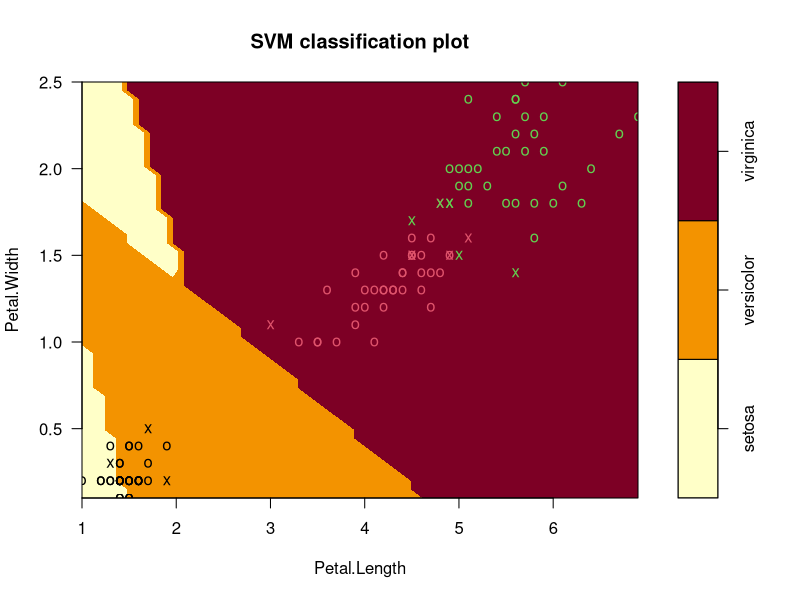

This chart was generated by the following R code: (Note: this script raises an error after producing the figure.)
library(e1071)
dataset <- as.data.frame(iris)
dataset
head(iris)
attach(iris)
library(caTools)
split <- sample.split(dataset$Species, SplitRatio = 0.75)

trainset <- subset(dataset, split == TRUE)
testset <- subset(dataset, split == FALSE)
trainset
testset
summary(trainset)
summary(testset)
dim(trainset)
dim(testset)
svmfit1 <- svm(Species~., data= trainset, kernel = "linear", cost = 10, scale = FALSE)
summary(svmfit1)
#Plotting the model
plot(svmfit1, data = trainset, Petal.Width~Petal.Length)

#Confusion Matrix
ypred1 <- predict(svmfit1, testset)
table(predict = ypred1, truth = testset$Species)

#Metrics
ConfusionMatrix(ypred1, testset$Species) #just a transpose of the matrix we obtained
Accuracy(ypred1, testset$Species)
Precision(ypred1, testset$Species)
Recall(ypred1, testset$Species)
F1_Score(ypred1, testset$Species)

#For radial kernel

svmfit2 <- svm(Species~., data= trainset, kernel = "radial", cost = 10, scale = FALSE)
summary(svmfit2)
#Plotting the model
plot(svmfit2, data = trainset, Petal.Width~Petal.Length)

#Confusion Matrix
ypred2 <- predict(svmfit2, testset)
table(predict = ypred2, truth = testset$Species)

#Metrics
ConfusionMatrix(ypred2, testset$Species) #just a transpose of the matrix we obtained
Accuracy(ypred2, testset$Species)
Precision(ypred2, testset$Species)
Recall(ypred2, testset$Species)
F1_Score(ypred2, testset$Species)


#For polynomial kernel

svmfit3 <- svm(Species~., data= trainset, kernel = "polynomial", cost = 10, scale = FALSE)
summary(svmfit3)
#Plotting the model
plot(svmfit3, data = trainset, Petal.Width~Petal.Length)

#Confusion Matrix
ypred3 <- predict(svmfit3, testset)
table(predict = ypred3, truth = testset$Species)

#Metrics
ConfusionMatrix(ypred3, testset$Species) #just a transpose of the matrix we obtained
Accuracy(ypred3, testset$Species)
Precision(ypred3, testset$Species)
Recall(ypred3, testset$Species)
F1_Score(ypred3, testset$Species)
